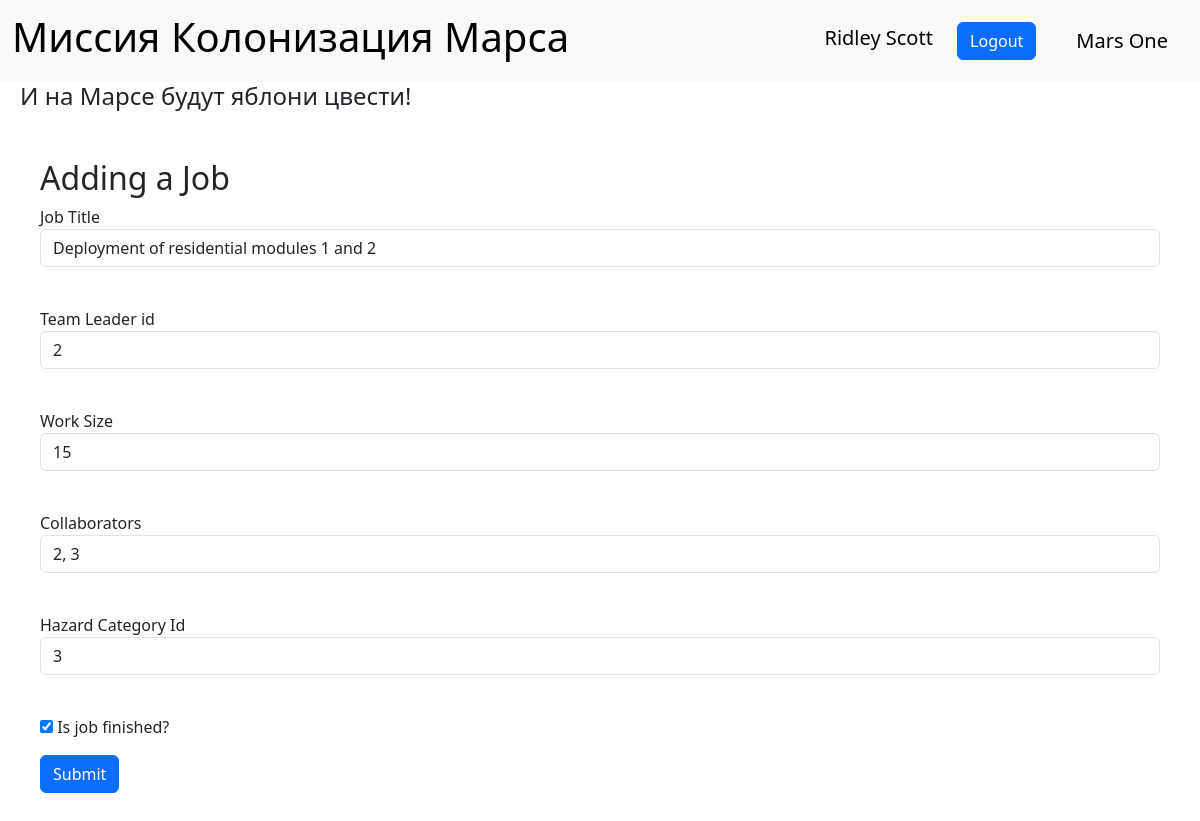
/editjob/1 (signed in), run on the app's committed database.
### data/users.py (models this page shows, shortened)
class User(SqlAlchemyBase, UserMixin, SerializerMixin):
    __tablename__ = 'users'
    id = sqlalchemy.Column(sqlalchemy.Integer,
                           primary_key=True, autoincrement=True)
    surname = sqlalchemy.Column(sqlalchemy.String, nullable=True)
    name = sqlalchemy.Column(sqlalchemy.String, nullable=True)
    age = sqlalchemy.Column(sqlalchemy.Integer, nullable=True)
    position = sqlalchemy.Column(sqlalchemy.String, nullable=True)
    speciality = sqlalchemy.Column(sqlalchemy.String, nullable=True)
    address = sqlalchemy.Column(sqlalchemy.String, nullable=True)
    city_from = sqlalchemy.Column(sqlalchemy.String, nullable=True)
    email = sqlalchemy.Column(sqlalchemy.String, unique=True, nullable=True)
    hashed_password = sqlalchemy.Column(sqlalchemy.String, nullable=True)
    modified_date = sqlalchemy.Column(sqlalchemy.DateTime, nullable=True)

### data/jobs.py (models this page shows, shortened)
class Jobs(SqlAlchemyBase, SerializerMixin):
    __tablename__ = 'jobs'
    id = sqlalchemy.Column(sqlalchemy.Integer, primary_key=True, autoincrement=True)
    job = sqlalchemy.Column(sqlalchemy.String, nullable=True)
    work_size = sqlalchemy.Column(sqlalchemy.Integer, nullable=True)
    collaborators = sqlalchemy.Column(sqlalchemy.String, nullable=True)
    start_date = sqlalchemy.Column(sqlalchemy.DateTime, nullable=True)
    end_date = sqlalchemy.Column(sqlalchemy.DateTime, nullable=True)
    is_finished = sqlalchemy.Column(sqlalchemy.Boolean, nullable=True)
    team_leader = sqlalchemy.Column(sqlalchemy.Integer, sqlalchemy.ForeignKey("users.id"))
    creator = sqlalchemy.Column(sqlalchemy.Integer, default=1)
    user = orm.relationship('User')
    hazard_category_id = sqlalchemy.Column(sqlalchemy.String, sqlalchemy.ForeignKey("hazard_category.id"), nullable=True)
    hazard_category = orm.relationship('HazardCategory')

### main.py (the view, shortened to what this page needs)
@app.route('/editjob/<int:id>', methods=['GET', 'POST'])
@login_required
def edit(id):
    form = AddJobForm()
    if request.method == "GET":
        db_sess = db_session.create_session()
        jobs = db_sess.query(Jobs).filter(Jobs.id == id,
                                          or_(Jobs.creator == current_user.id, current_user.id == 1)).first()
        if jobs:
            form.job.data = jobs.job
            form.team_leader.data = jobs.team_leader
            form.work_size.data = jobs.work_size
            form.collaborators.data = jobs.collaborators
            form.job_finished.data = jobs.is_finished
            form.hazard_category_id.data = jobs.hazard_category_id
        else:
            abort(404)
    return render_template('add_job.html', title='Editing work', form=form)

### forms/add_job.py
class AddJobForm(FlaskForm):
    job = StringField('Job Title', validators=[DataRequired()])
    team_leader = StringField('Team Leader id', validators=[DataRequired()])
    work_size = StringField('Work Size', validators=[DataRequired()])
    collaborators = StringField('Collaborators', validators=[DataRequired()])
    hazard_category_id = StringField('Hazard Category Id', validators=[DataRequired()])
    job_finished = BooleanField('Is job finished?')
    submit = SubmitField('Submit')

### data/db_session.py (called while the page is built)
def create_session() -> Session:
    global __factory
    return __factory()

### main.py (called while the page is built)
@login_manager.user_loader
def load_user(user_id):
    db_sess = db_session.create_session()
    return db_sess.get(User, user_id)

### templates/add_job.html (shortened to what this page needs)
{% extends "base.html" %}
{% block content %}
<form action="" method="post" style="padding: 40px">
    <h2>Adding a Job</h2>
    <p>
        {{ form.job.label }}<br>
        {{ form.job(class="form-control") }}<br>
    </p>
    <p>
        {{ form.team_leader.label }}<br>
        {{ form.team_leader(class="form-control") }}<br>
    </p>
    <p>
        {{ form.work_size.label }}<br>
        {{ form.work_size(class="form-control") }}<br>
    </p>
    <p>
        {{ form.collaborators.label }}<br>
        {{ form.collaborators(class="form-control") }}<br>
    </p>
    <p>
        {{ form.hazard_category_id.label }}<br>
        {{ form.hazard_category_id(class="form-control") }}<br>
    </p>
    <p>{{ form.job_finished() }} {{ form.job_finished.label }}</p>
    <p>{{ form.submit(type="submit", class="btn btn-primary") }}</p>
</form>
{% endblock %}

### templates/base.html (shortened to what this page needs)
<!doctype html>
<html lang="en">
<head>
    <link href="https://cdn.jsdelivr.net/npm/bootstrap@5.3.3/dist/css/bootstrap.min.css" rel="stylesheet"
>
    <link href="{{ url_for('static', filename='css/style.css') }}" rel="stylesheet">
</head>
<body>
<nav class="navbar navbar-expand-lg bg-body-tertiary">
    <div class="container-fluid">
        <h1 class="navbar-brand"><a class="return-main" href="/">Миссия Колонизация Марса</a></h1>
        <div class="collapse navbar-collapse nav-bar" id="navbarText">
            <div class="">
                {% if current_user.is_authenticated %}
                <a class="navbar-brand" href="/logout">{{ current_user.name }} {{ current_user.surname }}</a>
                <a class="btn btn-primary" href="/logout">Logout</a>
                {% else %}
                <p>
                    <a class="btn btn-primary " href="/register">Register</a>
                    <a class="btn btn-success" href="/login">Log In</a>
                </p>
                {% endif %}
            </div>
                <a class="navbar-brand" href="#">Mars One</a>
        </div>
    </div>
</nav>
<h4>И на Марсе будут яблони цвести!</h4>
<main role="main" class="contener">
    {% block content %}{% endblock %}
</main>
</body>
</html>

### static/css/style.css (style rules this page uses)
h4 { margin-left: 20px; }
.nav-bar * { margin-right: 20px; }
.return-main { text-decoration: none; color: black; display: inline-block; font-size: 2.5rem; }

### data on the page
User: name "Ridley", surname "Scott"
Jobs: job "Deployment of residential modules 1 and 2", team_leader "2", work_size "15", collaborators "2, 3", hazard_category_id "3"
